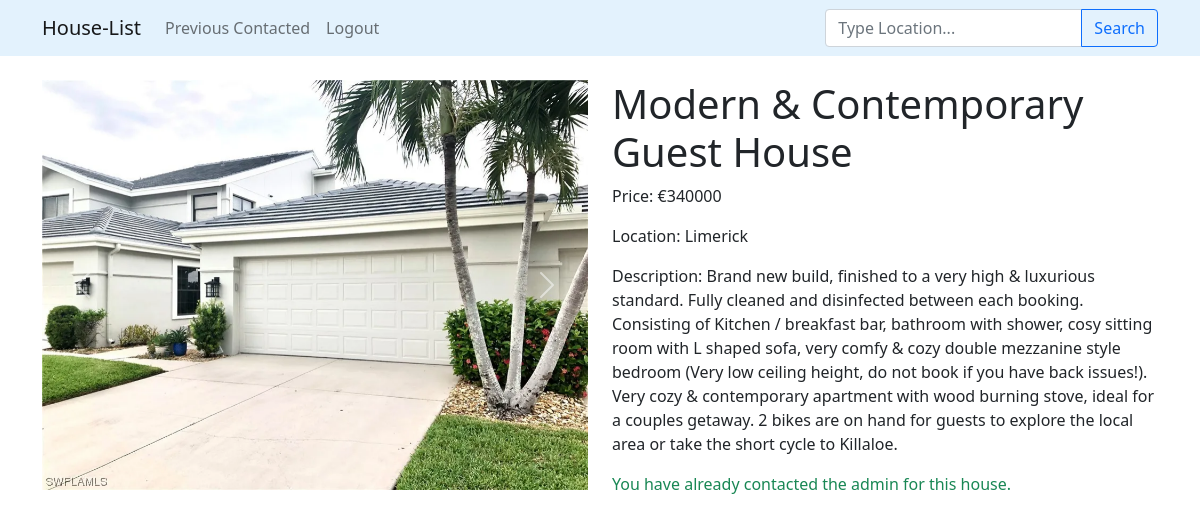
Screenshot of /house/3 (signed in) with the database file from the repository.
### main.py (models this page shows, shortened)
class House(db.Model):
    __tablename__ = "houses"
    id = db.Column(db.Integer, primary_key=True)
    title = db.Column(db.String(100))
    price = db.Column(db.Integer)
    location = db.Column(db.String(100))
    description = db.Column(db.Text)
    image_1 = db.Column(db.String(150), nullable=False, default='image1.jpg')
    image_2 = db.Column(db.String(150), nullable=False, default='image2.jpg')
    image_3 = db.Column(db.String(150), nullable=False, default='image3.jpg')
    contacts = db.relationship('Contact', backref='house', lazy=True)
    created_at = db.Column(db.DateTime, nullable=False, default=datetime.utcnow)

### main.py (the view)
@app.route('/house/<int:house_id>', methods=['GET'])
def house_details(house_id):
    house = House.query.get(house_id)
    house_contacted = False
    if current_user.is_authenticated:
        contact = Contact.query.filter_by(user_id=current_user.id, house_id=house_id).first()
        if contact:
            house_contacted = True
    return render_template('house_details.html', house=house, house_contacted=house_contacted)

### main.py (called while the page is built)
@login_manager.user_loader
def load_user(user_id):
    return User.query.get(int(user_id))

### templates/house_details.html (shortened to what this page needs)
{% extends 'base.html' %}
{% block content %}
<div class="container my-4">
    <div class="row my-4">
        <div class="col-md-6">
            <div id="houseCarousel" class="carousel slide" data-bs-ride="carousel">
                <div class="carousel-inner">
                    <div class="carousel-item active">
                        <img src="{{ url_for('uploaded_file', filename=house.image_1) }}" class="d-block w-100" alt="House Image 1">
                    </div>
                </div>
                <button class="carousel-control-prev" type="button" data-bs-target="#houseCarousel" data-bs-slide="prev">
                    <span class="carousel-control-prev-icon" aria-hidden="true"></span>
                </button>
                <button class="carousel-control-next" type="button" data-bs-target="#houseCarousel" data-bs-slide="next">
                    <span class="carousel-control-next-icon" aria-hidden="true"></span>
                </button>
            </div>
        </div>
        <div class="col-md-6">
            <h1>{{ house.title }}</h1>
            <p>Price: €{{ house.price }}</p>
            <p>Location: {{ house.location }}</p>
            <p>Description: {{ house.description }}</p>
            {% if current_user.is_authenticated %}
                {% if not current_user.is_admin %}
                {% if house_contacted %}
                    <p class="text-success">You have already contacted the admin for this house.</p>
            {% endif %}
                {% endif %}
            {% else %}
                <p>Please <a href="{{ url_for('login') }}">login</a> to contact the admin.</p>
            {% endif %}
        </div>
    </div>
</div>
{% endblock %}

### rows the page displays
House: image_1 (picture), title "Modern & Contemporary Guest House", price "340000", location "Limerick", description "Brand new build, finished to a very high & luxurious standard. Fully cleaned and disinfected between each booking. Consisting of Kitchen / breakfast bar, bathroom with shower, cosy sitting room with L shaped sofa, very comfy & cozy double mezzanine style bedroom (Very low ceiling height, do not book if you have back issues!). Very cozy & contemporary apartment with wood burning stove, ideal for a couples getaway. 2 bikes are on hand for guests to explore the local area or take the short cycle to Killaloe."
